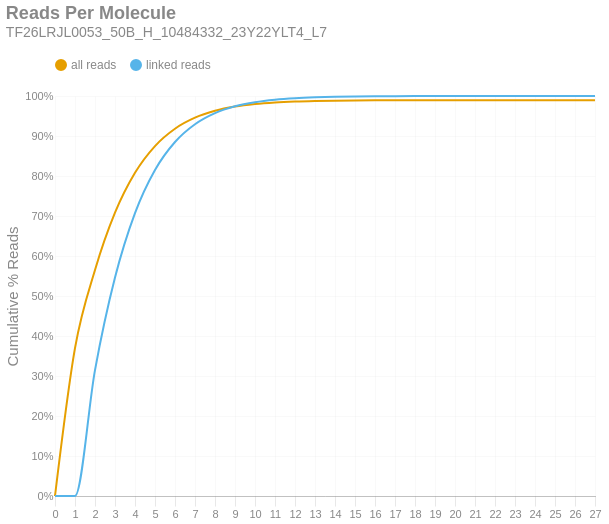

This figure's notebook cell:
### Markdown cell above
### Reads per Molecule
This chart shows the cumulative distribution of the number of reads per linked molecule. That is, how many alignments are associated with a unique molecule. This excludes the number of reads associated with invalid or absent linked-read barcodes. The `linked` histogram is the percentages recalculated when disregarding singletons.

### Code cell
if SKIPLR:
    print_html(f"Skipped")
else:
    counts = np.bincount(valids['reads'].cast(pl.Int64).to_numpy())
    weighted = counts * np.arange(len(counts))
    all_perc = weighted / n_reads
    linked_perc = weighted / n_linked_reads
    linked_perc[1] = 0
    binned_df = pl.DataFrame({
        'readsper': list(range(len(counts))),
        'all reads (cumsum)': np.cumsum(all_perc).tolist(),
        'linked reads (cumsum)': np.cumsum(linked_perc).tolist(),
    })

    with SafeRender(binned_df):
        (
            density_plot(binned_df, 'Reads Per Molecule', samplename, 'readspmol')
            .encode(
                x=alt.X('readsper:O', title=None).axis(labelAngle=0).scale(padding=0),
                y=alt.Y('value:Q', title='Cumulative % Reads').axis(format='%').stack(False),
                color=alt.Color("key:N").scale(domain=["all reads", "linked reads"]),
                tooltip=[
                    alt.Tooltip("key:N", title="Data Type"),
                    alt.Tooltip("readsper:O", title="Reads Per Molecule"),
                    alt.Tooltip("value:Q", format=".2%", title="% Reads (Cum.)")
                ]            
            )
        ).display()

### Figure 1 — Vega-Lite specification as saved in the notebook (floating-point values rounded to 4 significant figures)
{"width": "container", "height": 400, "config": {"title": {"anchor": "start", "dy": -15, "fontSize": 18, "color": "#888888", "subtitleColor": "#888888", "subtitleFontSize": 14}, "arc": {"fill": "#0072B2"}, "axis": {"domainColor": "#888888", "domainWidth": 0.5, "gridWidth": 0.2, "grid": false, "titleFontWeight": 400, "titleFontSize": 15, "labelFontSize": 11, "labelColor": "#888888", "tickColor": "#888888", "tickWidth": 0.2, "titleColor": "#888888"}, "axisBand": {"grid": false}, "axisX": {"grid": true, "tickSize": 10, "domainCap": "round"}, "axisY": {"domain": false, "grid": true, "tickSize": 0, "domainCap": "round"}, "background": "transparent", "header": {"labelFontSize": 15, "labelColor": "#888888", "titleFontSize": 15, "titleFontWeight": 600, "titleColor": "#888888"}, "legend": {"labelFont": "sans-serif", "labelFontSize": 12, "labelColor": "#888888", "symbolSize": 100, "symbolType": "circle", "titleFontSize": 12, "titlePadding": 10, "titleColor": "#888888", "title": null, "orient": "top"}, "range": {"category": ["#E69F00", "#56B4E9", "#009E73", "#F0E442", "#0072B2", "#D55E00", "#CC79A7", "#000000"], "diverging": ["#cfe8f3", "#a2d4ec", "#73bfe2", "#46abdb", "#1696d2", "#12719e"]}, "area": {"fill": "#0072B2", "fillOpacity": 0.7, "line": true, "strokeOpacity": 0.7}, "line": {"color": "#0072B2", "stroke": "#0072B2", "strokeWidth": 2}, "trail": {"color": "#0072B2", "stroke": "#0072B2", "strokeWidth": 0, "size": 1}, "point": {"filled": true, "fillOpacity": 1.0, "size": 95}, "text": {"color": "#888888", "fontSize": 11, "align": "right", "fontWeight": 400, "size": 11}, "bar": {"fill": "#0072B2", "stroke": null}, "view": {"stroke": null, "continuousWidth": 660, "continuousHeight": 400}}, "data": {"name": "data-3c0dd196b59a5fbca32f95be5a2bc787"}, "mark": {"type": "line", "interpolate": "monotone", "point": {"opacity": 0, "size": 275}}, "encoding": {"color": {"field": "key", "scale": {"domain": ["all reads", "linked reads"]}, "type": "nominal"}, "tooltip": [{"field": "key", "title": "Data Type", "type": "nominal"}, {"field": "readsper", "title": "Reads Per Molecule", "type": "ordinal"}, {"field": "value", "format": ".2%", "title": "% Reads (Cum.)", "type": "quantitative"}], "x": {"axis": {"labelAngle": 0}, "field": "readsper", "scale": {"padding": 0}, "title": null, "type": "ordinal"}, "y": {"axis": {"format": "%"}, "field": "value", "stack": false, "title": "Cumulative % Reads", "type": "quantitative"}}, "params": [{"name": "param_c36ac31b6afebe62", "select": {"type": "point", "fields": ["key"]}, "bind": "legend"}], "title": {"text": "Reads Per Molecule", "subtitle": "TF26LRJL0053_50B_H_10484332_23Y22YLT4_L7"}, "transform": [{"fold": ["all reads (cumsum)", "linked reads (cumsum)"]}, {"calculate": "replace(datum.key, ' (cumsum)', '')", "as": "key"}, {"filter": {"param": "param_c36ac31b6afebe62"}}], "usermeta": {"embedOptions": {"downloadFileName": "TF26LRJL0053_50B_H_10484332_23Y22YLT4_L7.readspmol"}}, "$schema": "https://vega.github.io/schema/vega-lite/v6.4.1.json", "datasets": {"data-3c0dd196b59a5fbca32f95be5a2bc787": [{"readsper": 0, "all reads (cumsum)": 0.0, "linked reads (cumsum)": 0.0}, {"readsper": 1, "all reads (cumsum)": 0.3697, "linked reads (cumsum)": 0.0}, {"readsper": 2, "all reads (cumsum)": 0.5648, "linked reads (cumsum)": 0.3148}, {"readsper": 3, "all reads (cumsum)": 0.7081, "linked reads (cumsum)": 0.546}, {"readsper": 4, "all reads (cumsum)": 0.808, "linked reads (cumsum)": 0.7071}, {"readsper": 5, "all reads (cumsum)": 0.8749, "linked reads (cumsum)": 0.815}, {"readsper": 6, "all reads (cumsum)": 0.9182, "linked reads (cumsum)": 0.885}, {"readsper": 7, "all reads (cumsum)": 0.9458, "linked reads (cumsum)": 0.9294}, {"readsper": 8, "all reads (cumsum)": 0.963, "linked reads (cumsum)": 0.9572}, {"readsper": 9, "all reads (cumsum)": 0.9736, "linked reads (cumsum)": 0.9743}, {"readsper": 10, "all reads (cumsum)": 0.98, "linked reads (cumsum)": 0.9846}, {"readsper": 11, "all reads (cumsum)": 0.9839, "linked reads (cumsum)": 0.9909}, {"readsper": 12, "all reads (cumsum)": 0.9862, "linked reads (cumsum)": 0.9946}, {"readsper": 13, "all reads (cumsum)": 0.9876, "linked reads (cumsum)": 0.9968}, {"readsper": 14, "all reads (cumsum)": 0.9883, "linked reads (cumsum)": 0.9981}, {"readsper": 15, "all reads (cumsum)": 0.9888, "linked reads (cumsum)": 0.9989}, {"readsper": 16, "all reads (cumsum)": 0.9891, "linked reads (cumsum)": 0.9994}, {"readsper": 17, "all reads (cumsum)": 0.9893, "linked reads (cumsum)": 0.9996}, {"readsper": 18, "all reads (cumsum)": 0.9894, "linked reads (cumsum)": 0.9998}, {"readsper": 19, "all reads (cumsum)": 0.9894, "linked reads (cumsum)": 0.9999}, {"readsper": 20, "all reads (cumsum)": 0.9895, "linked reads (cumsum)": 0.9999}, {"readsper": 21, "all reads (cumsum)": 0.9895, "linked reads (cumsum)": 1.0}, {"readsper": 22, "all reads (cumsum)": 0.9895, "linked reads (cumsum)": 1.0}, {"readsper": 23, "all reads (cumsum)": 0.9895, "linked reads (cumsum)": 1.0}, {"readsper": 24, "all reads (cumsum)": 0.9895, "linked reads (cumsum)": 1.0}, {"readsper": 25, "all reads (cumsum)": 0.9895, "linked reads (cumsum)": 1.0}, {"readsper": 26, "all reads (cumsum)": 0.9895, "linked reads (cumsum)": 1.0}, {"readsper": 27, "all reads (cumsum)": 0.9895, "linked reads (cumsum)": 1.0}]}}
